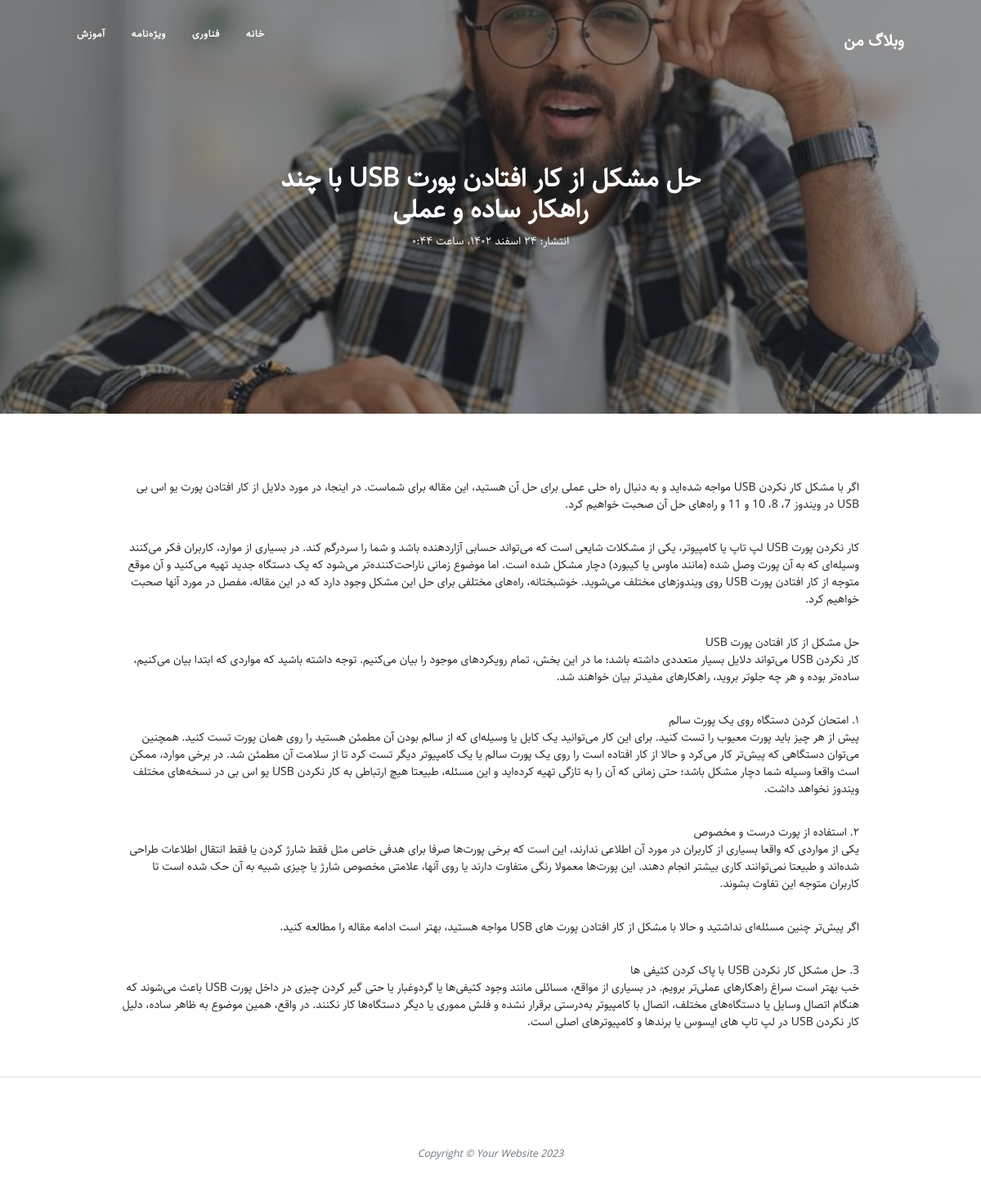
Page /blog/detail/usb-port-not-working-fix on the committed database.
### blog/models.py (models this page shows, shortened)
class Category(models.Model):
    parent = models.ForeignKey('self', default=None, null=True, blank=True, on_delete=models.SET_NULL, related_name='children', verbose_name="زیردسته")
    title = models.CharField(max_length=200, verbose_name='عنوان دسته‌بدی')
    slug = models.SlugField(max_length=100, unique = True, verbose_name="آدرس دسته‌بندی")
    status = models.BooleanField(default=True, verbose_name='آیا نمایش داده شود؟')
    position = models.IntegerField(verbose_name='پوزیش')
    class Meta:
        verbose_name = 'دسته‌بندی'
        verbose_name_plural = 'دسته‌بندی‌ها'
        ordering = ['parent__id', 'position']
    objects = CategoryManager()

class articles(models.Model):
    STATUS_CHOICES = (
        ('d', 'پیش‌نویس'),
        ('p', 'منتشر شده')
    )
    title = models.CharField(max_length=200, verbose_name='عنوان مقاله')
    slug = models.SlugField(max_length=100, unique = True, verbose_name="آدرس مقاله")
    description = models.TextField(verbose_name="محتوا")
    category = models.ManyToManyField(Category, verbose_name="دسته‌بندی", related_name="articles")
    thumbnail = models.ImageField(upload_to='Images', verbose_name="تصویر")
    publish = models.DateTimeField(default=timezone.now, verbose_name="زمان انتشار")
    created = models.DateTimeField(auto_now_add=True)
    updated = models.DateTimeField(auto_now=True)
    status = models.CharField(max_length=1, choices=STATUS_CHOICES, verbose_name="وضعیت")
    author = models.ForeignKey(User, verbose_name="نویسنده", null=True, related_name='articles',
                                on_delete=models.SET_NULL)
    class Meta:
        verbose_name = 'مقاله'
        verbose_name_plural = 'مقالات'
        ordering = ['-publish']
    def jpublish(self):
        return jalali_converter(self.publish)
    jpublish.short_description = 'زمان انتشار'
    def thumbnail_tag(self):
        return format_html("<img width='100' hieght='75' src='{}'>".format(self.thumbnail.url))
    thumbnail_tag.short_description = 'عکس'
    objects = ArticleManager()

### blog/views.py (the view)
# urls.py: path('detail/<slug:slug>', ArticleDetail.as_view(), name = 'Detail'),
class ArticleDetail(DetailView):
    def get_object(self):
        slug = self.kwargs.get('slug')
        return get_object_or_404(articles.objects.published(), slug= slug)

### blog/models.py (called while the page is built)
    def published(self):
        return self.filter(status='p')

### blog/templatetags/base_tags.py (called while the page is built)
@register.simple_tag
def title():
    return "وبلاگ من"

@register.inclusion_tag("blog/partials/category_navbar.html")
def category_navbar():
    return {
        "category" : Category.objects.filter(status=True)
    }

### extentions/jalali.py (called while the page is built)
    def persian_tuple(self):
        return self.persian_year, self.persian_month, self.persian_day

### extentions/utils.py (called while the page is built)
def persian_numbers_converter(my_str):
    numbers = {
        "0" : "۰",
        "1" : "۱",
        "2" : "۲",
        "3" : "۳",
        "4" : "۴",
        "5" : "۵",
        "6" : "۶",
        "7" : "۷",
        "8" : "۸",
        "9" : "۹",
    }
    for e, p in numbers.items():
        my_str = my_str.replace(e, p)
    return my_str

def jalali_converter(time):
    jmonths = ["فروردین", "اردیبهشت", "خرداد", " تیر", "مرداد", "شهریور", "مهر", "آبان", "آذر", "دی", "بهمن", "اسفند",]
    time = timezone.localtime(time)
    time_to_str = "{},{},{}".format(time.year, time.month, time.day)
    time_in_tuple = jalali.Gregorian(time_to_str).persian_tuple()
    time_in_list = list(time_in_tuple)
    for index, month in enumerate(jmonths):
        if time_in_list[1] == index + 1:
            time_in_list[1] = month
            break
    output = "{} {} {}، ساعت {}:{}".format(
        time_in_list[2],
        time_in_list[1],
        time_in_list[0],
        time.hour,
        time.minute,
    )
    return persian_numbers_converter(output)

### blog/templates/blog/articles_detail.html (shortened to what this page needs)
{% extends 'blog/base.html' %}
{% load static %}
{% block main %}
<header class="masthead" style="background-image: url('{{object.thumbnail.url}}')">
    <div class="container position-relative px-4 px-lg-5">
        <div class="row gx-4 gx-lg-5 justify-content-center">
            <div class="col-md-10 col-lg-8 col-xl-7">
                <div class="site-heading">
                    <h2>{{object.title}}</h2>
                    <time>انتشار: {{object.jpublish}}</time>
                </div>
            </div>
        </div>
    </div>
</header>
<article class="mb-4">
    <div class="container px-4 px-lg-8">
        <div class="row gx-4 gx-lg-5 justify-content-center">
            <div class="col-md-8 col-lg-8 col-xl-10 text-justify">
                {{object.description|linebreaks}}
            </div>
        </div>
    </div>
</article>
{% endblock %}

### blog/templates/blog/partials/category_navbar.html (shortened to what this page needs)
<div class="collapse navbar-collapse nav" id="navbarResponsive">
    <ul class="navbar-nav ms-auto py-4 py-lg-0">
        <li class="nav-item"><a class="nav-link px-lg-3 py-3 py-lg-4" href="{% url 'Blog:Home' %}">خانه</a></li>
        {% for cat in category %}
            {% if cat.parent == None %}
                <li class="nav-item">
                    <a class="nav-link px-lg-3 py-3 py-lg-4" href="{% url 'Blog:category' cat.slug %}">{{cat.title}}</a>
                </li>
            {% endif %}
        {% endfor %}
    </ul>
</div>

### static/blog/css/rtl2.css (style rules this page uses)
body { direction: rtl; text-align: right; font-family: "Sahel"; font-size: 14px; }
.navbar-nav { margin-left: initial !important; margin-right: auto; font-family: "Sahel"; }
html { font-family: "Sahel"; }
div { font-family: "Sahel"; }

### static/blog/css/navbar_style.css (style rules this page uses)
.nav ul { padding-right: 0; }
.nav ul li { border-bottom: none; height: 86px; line-height: 20px; font-size: 14px; display: inline-block; float: left; margin: 0 auto; }
.nav ul li a { text-decoration: none; color: #FFFFFF; display: block; transition: .3s background-color; padding:0 24px; }
.nav a { border-bottom: none; }

### rows in the picture
Category: title "فناوری"
Category: title "ویژه‌نامه"
Category: title "آموزش"
articles: thumbnail (picture), title "حل مشکل از کار افتادن پورت USB با چند راهکار ساده و عملی", jpublish "۲۴ اسفند ۱۴۰۲، ساعت ۰:۴۴", description "اگر با مشکل کار نکردن USB مواجه شده‌اید و به دنبال راه حلی عملی برای حل آن هستید، این مقاله برای شماست. در اینجا، در مورد دلایل از کار افتادن پورت یو اس بی USB در ویندوز 7، 8، 10 و 11 و راه‌های حل آن صحبت خواهیم کرد. کار نکردن پورت USB لپ تاپ یا کامپیوتر، یکی از مشکلات شایعی است که می‌تواند حسابی آزاردهنده باشد و شما را سردرگم کند. در بسیاری از موارد، کاربران فکر می‌کنند وسیله‌ای که به آن پورت وصل شده (مانند ماوس یا کیبورد) دچار مشکل شده است. اما موضوع زمانی ناراحت‌کننده‌تر می‌شود که یک دستگاه جدید تهیه می‌کنید و آن موقع متوجه از کار افتادن پورت USB روی ویندوزهای مختلف می‌شوید. خوشبختانه، راه‌های مختلفی برای حل این مشکل وجود دارد که در این مقاله، مفصل در مورد آنها صحبت خواهیم کرد. حل مشکل…"
